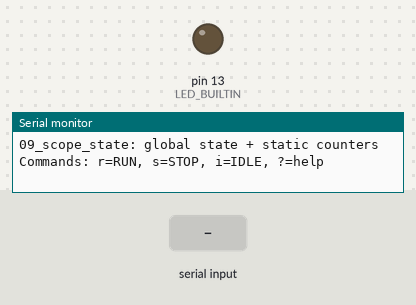
The sketch below on a simulated Arduino Uno, built with avr-gcc and run on an emulated ATmega328P. On the bench: output pins drawn as LEDs (lit = HIGH), the last lines printed to the serial monitor. The test bench sets the inputs (shaded band).

Above: at 1.2 s.
1.3 s: "r\n" received over Serial
At 2.0 s:
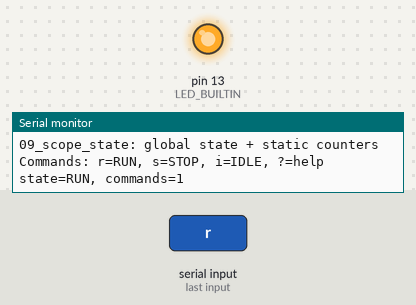
2.8 s: byte 115 ('s') received over Serial
At 3.1 s:
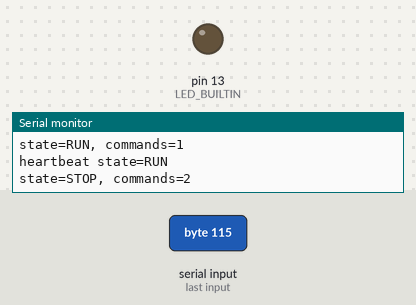
Timing chart, 0 to 5.8 s (numbered marks = the images above; inputs shaded):
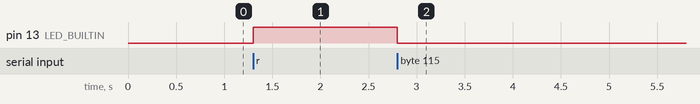

The sketch:

09_scope_state.ino
```cpp
char currentState[8] = "IDLE";

void setState(const char *state)
{
  int i = 0;

  while (state[i] != '\0' && i < 7) {
    currentState[i] = state[i];
    i++;
  }

  currentState[i] = '\0';
}

void printHelp(void)
{
  Serial.println("Commands: r=RUN, s=STOP, i=IDLE, ?=help");
}

void handleCommand(char cmd)
{
  static int commandCount = 0;
  commandCount++;

  if (cmd == 'r') {
    setState("RUN");
    digitalWrite(LED_BUILTIN, HIGH);
  } else if (cmd == 's') {
    setState("STOP");
    digitalWrite(LED_BUILTIN, LOW);
  } else if (cmd == 'i') {
    setState("IDLE");
    digitalWrite(LED_BUILTIN, LOW);
  } else if (cmd == '?') {
    printHelp();
  } else {
    Serial.print("unknown command: ");
    Serial.println(cmd);
  }

  Serial.print("state=");
  Serial.print(currentState);
  Serial.print(", commands=");
  Serial.println(commandCount);
}

void printHeartbeat(void)
{
  static unsigned long lastPrintMs = 0;
  unsigned long now = millis();

  if (now - lastPrintMs < 2000) {
    return;
  }

  lastPrintMs = now;
  Serial.print("heartbeat state=");
  Serial.println(currentState);
}

void setup(void)
{
  pinMode(LED_BUILTIN, OUTPUT);
  Serial.begin(115200);
  while (!Serial) {
  }

  Serial.println("09_scope_state: global state + static counters");
  printHelp();
}

void loop(void)
{
  if (Serial.available() > 0) {
    char cmd = Serial.read();

    if (cmd != '\n' && cmd != '\r' && cmd != ' ') {
      handleCommand(cmd);
    }
  }

  printHeartbeat();
}
```

Measured:
- after the input at 1.3 s, pin 13 (LED_BUILTIN): LOW → HIGH at once
- after the input at 2.8 s, pin 13 (LED_BUILTIN): HIGH → LOW at once
